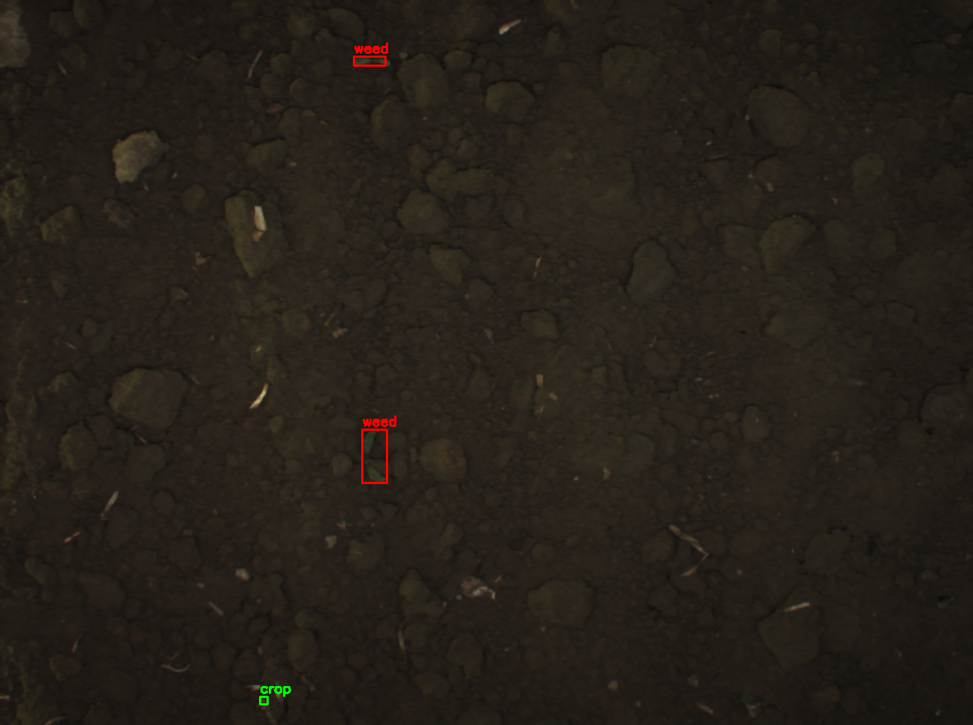
#> input picture annotations_cropweed_parts/WORKSET/multiclass_bboxes/sample_1_bbox.png, 973 x 725 px, shrunk from 1296 x 966 before the run; its folder holds only this picture in this run
$ python -i mask2yolo.py   (imports and definitions only)
#> lines starting #> are read from the running program, lines starting #| are printed output that depends on the picture; after the words box and inside, x2 and y2 are one past the last pixel; in counts of white or black regions, pixels touching at a corner belong together
import os
import cv2
import numpy as np
from tqdm import tqdm
from PIL import Image

def mask_to_polygon(mask_path, class_id=0):
#> called with mask_path = 'multiclass_bboxes/sample_1_bbox.png', class_id = 0
    try:
        mask = np.array(Image.open(mask_path).convert("L"))
    except Exception as e:
        print(f"Error reading {mask_path}: {e}")
        return []

    H, W = mask.shape
#> H = 725; W = 973
    # Threshold the mask
    _, binary_mask = cv2.threshold(mask, 127, 255, cv2.THRESH_BINARY)
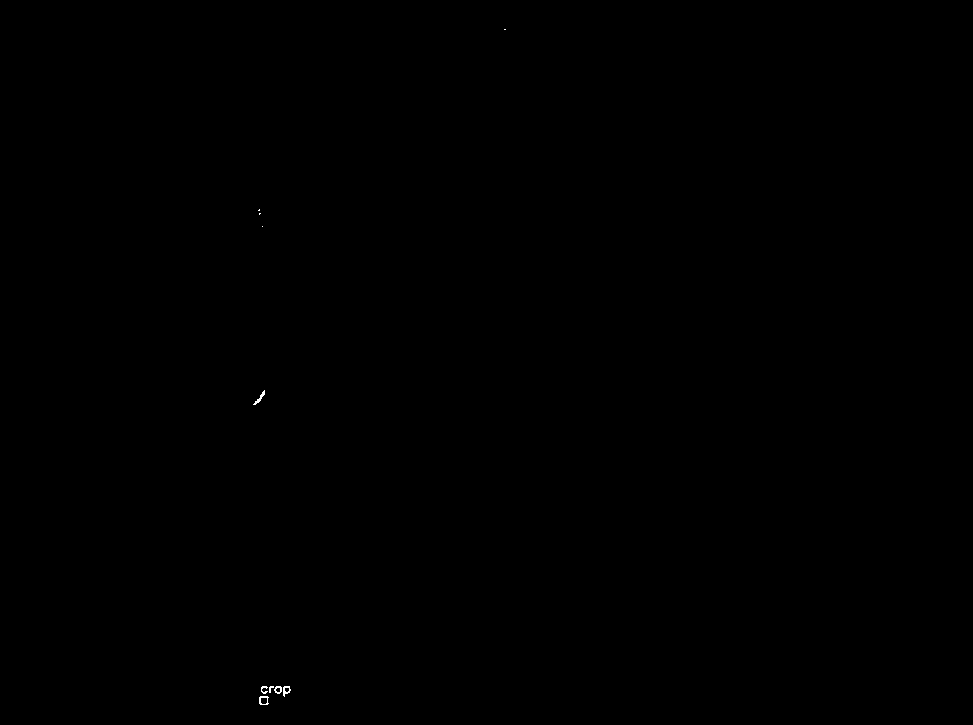
#> binary_mask: shape (725, 973); 0.03% white in thin lines or dots, all inside (x1, y1, x2, y2) = (253, 29, 506, 705)

    # Find contours
    contours, _ = cv2.findContours(binary_mask, cv2.RETR_EXTERNAL, cv2.CHAIN_APPROX_SIMPLE)
#> contours = 10 contours, 6 with area under 20; largest, box (x1, y1, x2, y2) and area: (259, 696, 269, 705) 65, (283, 686, 291, 697) 45, (274, 686, 282, 694) 40, (253, 390, 265, 405) 30

    polygons = []
    for contour in contours:
        if len(contour) > 2: # At least 3 points required for a polygon
            contour = contour.flatten().tolist()
            # Normalize
            normalized_contour = []
            for i in range(0, len(contour), 2):
                x = contour[i] / W
                y = contour[i+1] / H
                normalized_contour.append(x)
                normalized_contour.append(y)

            polygons.append(normalized_contour)
#> this loop made 10 passes
#> contour on passes 7 to 10: [[262, 226]], [259, 213, 259, 214, 260, 213], [259, 209, 258, 210, 259, 210], [[504, 29], [505, 29]]
#> after the loop, normalized_contour = [0.266, 0.288, 0.265, 0.29, 0.266, 0.29]; polygons = 8 items

    return polygons

def convert_dataset(mask_dir, label_dir, class_id=0):
    os.makedirs(label_dir, exist_ok=True)
    mask_files = [f for f in os.listdir(mask_dir) if f.endswith('.png')]

    for mask_file in tqdm(mask_files, desc=f"Converting {os.path.basename(os.path.dirname(mask_dir))}"):
        mask_path = os.path.join(mask_dir, mask_file)
        txt_filename = os.path.splitext(mask_file)[0] + ".txt"
        txt_path = os.path.join(label_dir, txt_filename)

        polygons = mask_to_polygon(mask_path, class_id)

        with open(txt_path, 'w') as f:
            for poly in polygons:
                line = f"{class_id} " + " ".join([f"{val:.6f}" for val in poly]) + "\n"
                f.write(line)

# [17 lines not run here, left out]

>>> result = mask_to_polygon('multiclass_bboxes/sample_1_bbox.png')
#> result = 8 items
